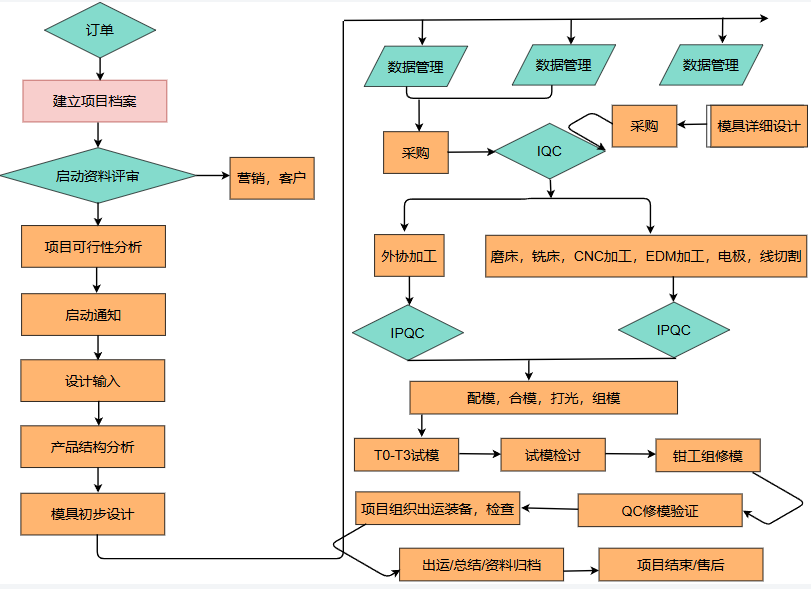
#> input picture vl/f.png, 811 x 589 px, found by its file name
$ python flowchart_recogintion5.py
#> lines starting #> are read from the running program, lines starting #| are printed output that depends on the picture; after the words box and inside, x2 and y2 are one past the last pixel; in counts of white or black regions, pixels touching at a corner belong together
#> in process_image, self.current_image is the input picture: shape (589, 811, 3); mean B, G, R 213.6, 227.4, 237.3
import cv2
import numpy as np
import pytesseract
import logging
from datetime import datetime
import os

pytesseract.pytesseract.tesseract_cmd =r'D:\tools\Tesseract-OCR\tesseract.exe'

class FlowchartRecognizer:
    def __init__(self):
        self.min_area = 500  # 最小形状面积
        self.min_line_length = 30  # 最小线长
        self.max_line_gap = 10  # 最大线段间隙
        self.min_perimeter = 60  # 最小周长
        self.shapes = []  # 存储识别到的形状
        self.current_image = None
        self.processed_image = None

    def preprocess_image(self, image):
        """增强的图像预处理"""
        try:
            # 转换为灰度图
            gray = cv2.cvtColor(image, cv2.COLOR_BGR2GRAY)
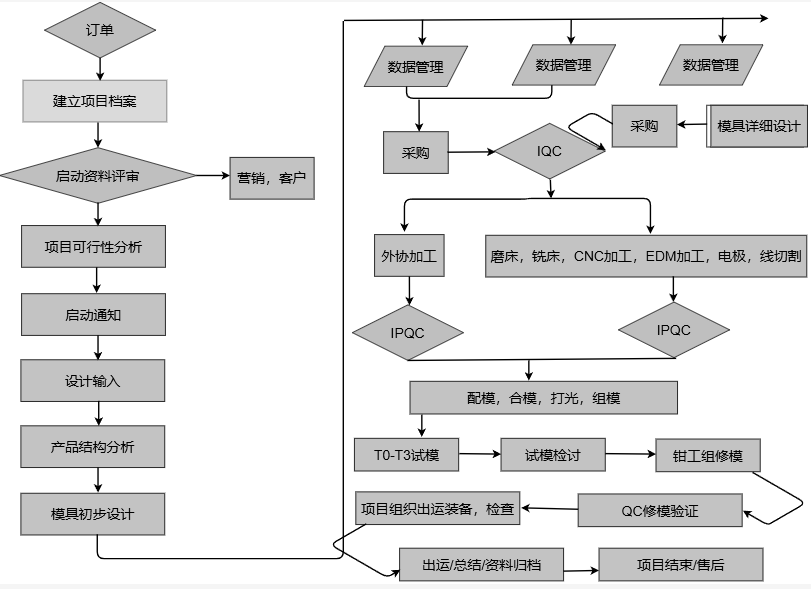
#> gray: shape (589, 811); min 0, max 255, mean 228.7

            # 高斯模糊以减少噪声
            blurred = cv2.GaussianBlur(gray, (5, 5), 0)
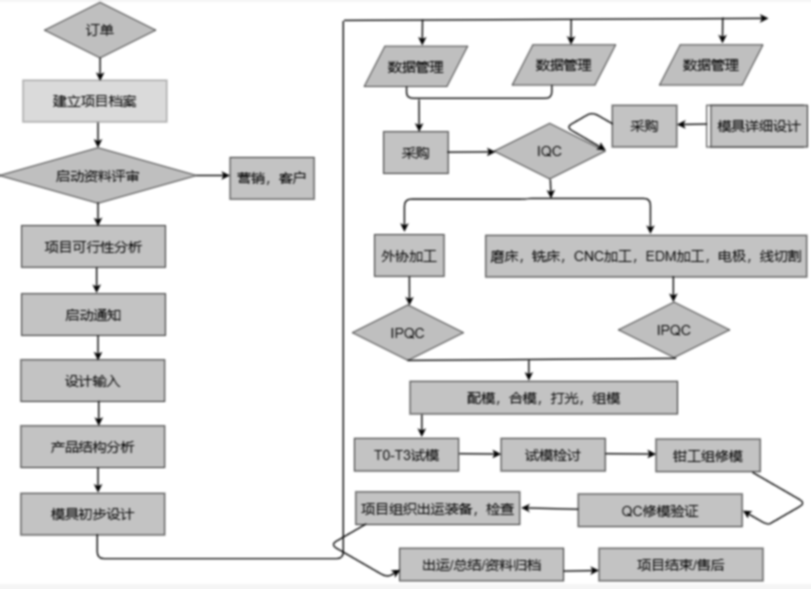
#> blurred: shape (589, 811); min 9, max 255, mean 228.7

            # 自适应阈值处理
            thresh = cv2.adaptiveThreshold(
                blurred,
                255,
                cv2.ADAPTIVE_THRESH_GAUSSIAN_C,
                cv2.THRESH_BINARY_INV,
                11,
                2
            )
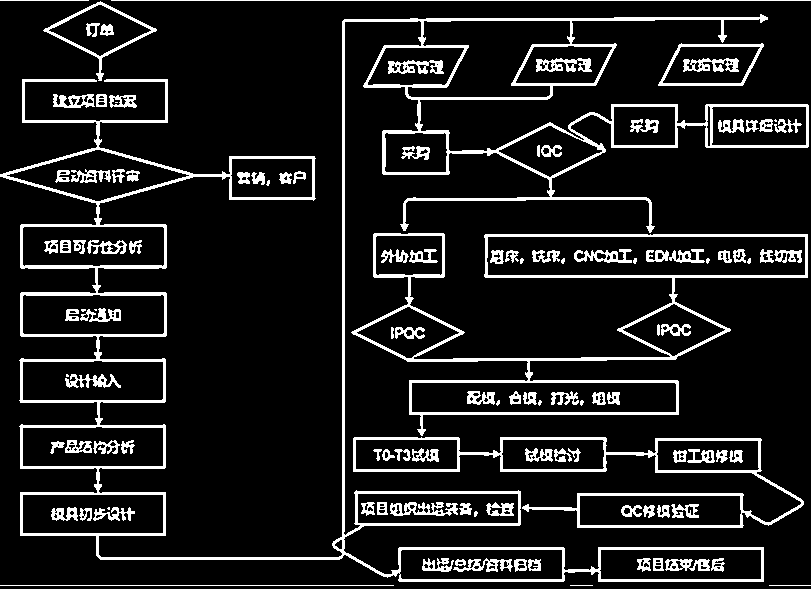
#> thresh: shape (589, 811); 11.5% white; 116 white regions (16 under 20 px), largest, box (x1, y1, x2, y2) and area: (0, 14, 809, 582) 24100, (351, 233, 808, 436) 7320, (353, 437, 804, 528) 4474

            # 形态学操作
            kernel = np.ones((3,3), np.uint8)
            # 闭运算填充小孔
            morph = cv2.morphologyEx(thresh, cv2.MORPH_CLOSE, kernel)
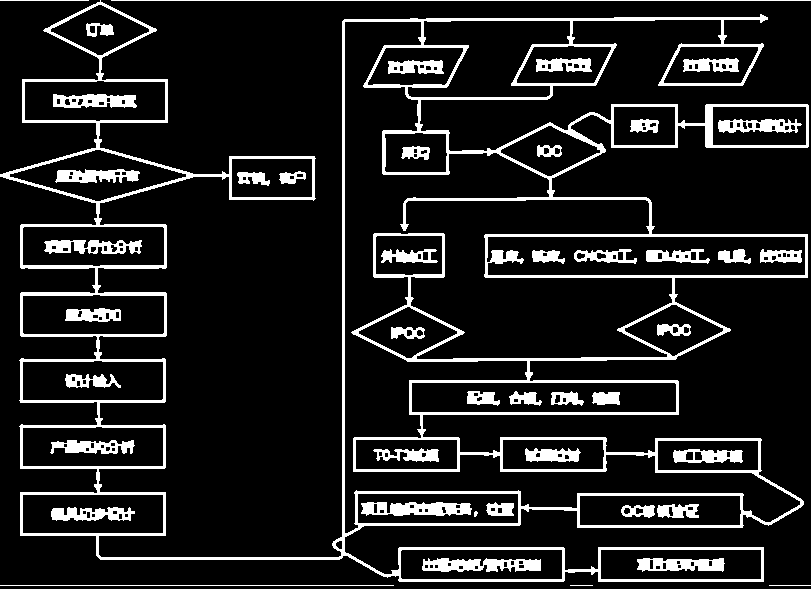
#> morph: shape (589, 811); 12.4% white; 45 white regions (1 under 20 px), largest, box (x1, y1, x2, y2) and area: (0, 0, 809, 582) 38225, (422, 558, 541, 572) 1171, (361, 502, 472, 516) 1160
            # 开运算去除小噪点
            morph = cv2.morphologyEx(morph, cv2.MORPH_OPEN, kernel)
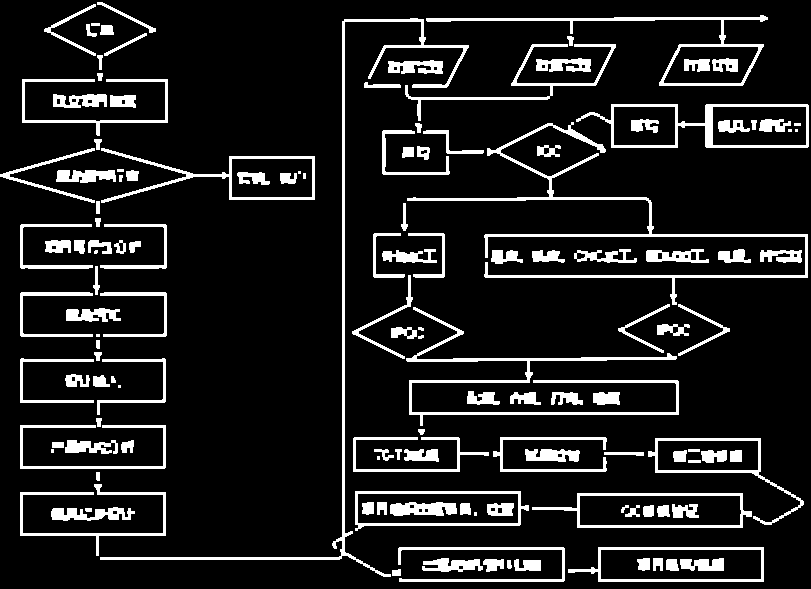
#> morph: shape (589, 811); 11.7% white; 140 white regions (12 under 20 px)

            return morph

        except Exception as e:
            logging.error(f"Error in preprocess_image: {str(e)}")
            return None

    def detect_shapes(self):
        """检测图像中的形状"""
        try:
            # 查找轮廓
            contours, hierarchy = cv2.findContours(
                self.processed_image,
                cv2.RETR_EXTERNAL,
                cv2.CHAIN_APPROX_SIMPLE
            )
#> contours = 107 contours, 12 with area under 20; largest, box (x1, y1, x2, y2) and area: (576, 104, 809, 148) 7416, (532, 493, 752, 528) 5749, (568, 547, 764, 582) 5690, (355, 491, 529, 531) 5651, (426, 15, 768, 86) 4314

            self.shapes = []

            for contour in contours:
                # 计算面积和周长
                area = cv2.contourArea(contour)
                peri = cv2.arcLength(contour, True)

                # 忽略太小的区域
                if area < self.min_area or peri < self.min_perimeter:
                    continue

                # 获取近似多边形
                approx = cv2.approxPolyDP(contour, 0.02 * peri, True)

                # 获取轮廓的基本属性
                x, y, w, h = cv2.boundingRect(contour)

                # 创建形状信息字典
                shape_info = {
                    'type': 'Unknown',
                    'position': (x, y, w, h),
                    'points': approx.reshape(-1, 2).tolist(),
                    'area': area,
                    'perimeter': peri
                }

                # 提取形状内的文本
                roi = self.current_image[y:y+h, x:x+w]
                text = self.extract_text(roi)
                shape_info['text'] = text

                # 识别形状类型
                shape_info['type'] = self.identify_shape(contour, approx)

                self.shapes.append(shape_info)
#> this loop made 6 passes
#> (area, peri) on passes 1 to 5: (42.5, 27.41), (26.5, 22.24), (213.5, 89.9), (170.5, 68.73), (483.5, 198.5)
#> (area, peri, x, y, w, h) on pass 6: (5690.5, 462.7, 568, 547, 196, 35)
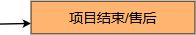
#> roi: shape (35, 196, 3); mean B, G, R 126.5, 174.8, 226.6
#> after the loop, self.shapes = []
#> (the call stopped at in extract_text, `text = pytesseract.image_to_string( binary, lang='eng+chi_sim', config..`: pytesseract is not available in this run)

        except Exception as e:
            logging.error(f"Error in detect_shapes: {str(e)}")

    # [55 lines left out: function identify_shape, not called in this run]

    def extract_text(self, image):
        """从图像区域提取文本"""
        try:
            # 转换为灰度图
            gray = cv2.cvtColor(image, cv2.COLOR_BGR2GRAY)

            # 二值化
            _, binary = cv2.threshold(
                gray,
                0,
                255,
                cv2.THRESH_BINARY_INV + cv2.THRESH_OTSU
            )

            # 使用Tesseract进行OCR
            text = pytesseract.image_to_string(
                binary,
                lang='eng+chi_sim',
                config='--psm 6'
            ).strip()

            return text

        except Exception as e:
            logging.error(f"Error in extract_text: {str(e)}")
            return ""

    # [34 lines left out: function draw_shape, not called in this run]

    def group_lines(self, lines):
        """对线条进行分组"""
        straight_lines = []
        polylines = []
        double_polylines = []
        orthogonal_lines = []

        for line in lines:
            if line.line_type == "straight":
                straight_lines.append(line)
            elif line.line_type == "polyline":
                polylines.append(line)
            elif line.line_type == "double_polyline":
                double_polylines.append(line)
            elif line.line_type == "orthogonal":
                orthogonal_lines.append(line)

        return {
            'straight': straight_lines,
            'polyline': polylines,
            'double_polyline': double_polylines,
            'orthogonal': orthogonal_lines
        }

    class Line:
        # [15 lines left out: functions __init__, length, not called in this run]

    def detect_lines(self, processed_image):
        """检测所有类型的线条"""
        try:
            lines = []

            # 1. 检测直线
            straight_lines = cv2.HoughLinesP(
                processed_image,
                rho=1,
                theta=np.pi/180,
                threshold=30,
                minLineLength=self.min_line_length,
                maxLineGap=self.max_line_gap
            )
#> straight_lines = 563 rows, first 6: [485, 277, 807, 277], [343, 555, 343, 21], [637, 559, 723, 559], [120, 557, 290, 559], [577, 493, 742, 493], [58, 492, 143, 494]

            if straight_lines is not None:
                for line in straight_lines:
                    x1, y1, x2, y2 = line[0]
                    new_line = Line((x1, y1), (x2, y2), "straight")
                    # 检查线条样式
                    new_line.line_style = self.detect_line_style(
                        processed_image,
                        [(x1, y1), (x2, y2)]
                    )
                    new_line.text = self.extract_line_text(self.current_image, new_line)
                    lines.append(new_line)
#> this loop made 1 pass
#> after the loop, lines = []

            # 2. 检测其他类型的线条
            contours, _ = cv2.findContours(
                processed_image,
                cv2.RETR_LIST,
                cv2.CHAIN_APPROX_SIMPLE
            )

            for contour in contours:
                peri = cv2.arcLength(contour, False)
                area = cv2.contourArea(contour)

                if peri < self.min_line_length or area > peri * 3:
                    continue

                approx = cv2.approxPolyDP(contour, 0.02 * peri, False)
                points = approx.reshape(-1, 2)

                if 2 <= len(points) <= 10:
                    line_type = self.detect_line_type(points)
                    new_line = Line(points[0], points[-1], line_type)
                    new_line.points = points.tolist()
                    new_line.line_style = self.detect_line_style(
                        processed_image,
                        points.tolist()
                    )
                    new_line.text = self.extract_line_text(self.current_image, new_line)
                    lines.append(new_line)

            return lines

        except Exception as e:
            logging.error(f"Error in detect_lines: {str(e)}")
            return []

    # [61 lines left out: function detect_line_style, not called in this run]

    def process_image(self, image_path):
        """处理图像并识别流程图元素"""
        try:
            # 读取和预处理图像
            self.current_image = cv2.imread(image_path)
            if self.current_image is None:
                raise ValueError("Could not read image")

            self.processed_image = self.preprocess_image(self.current_image)
            if self.processed_image is None:
                raise ValueError("Image preprocessing failed")

            # 创建结果图像
            result_image = self.current_image.copy()

            # 检测形状
            self.detect_shapes()

            # 检测线条
            lines = self.detect_lines(self.processed_image)
#> lines = []
            grouped_lines = self.group_lines(lines)
#> grouped_lines = {'straight': [], 'polyline': [], 'double_polyline': [], 'orthogonal': []}

            # 绘制形状
            for shape in self.shapes:
                self.draw_shape(result_image, shape)
#> this loop made 0 passes

            # 绘制线条
            line_colors = {
                'straight': (0, 255, 0),
                'polyline': (255, 0, 0),
                'double_polyline': (0, 0, 255),
                'orthogonal': (255, 255, 0)
            }

            for line_type, line_group in grouped_lines.items():
                for i, line in enumerate(line_group):
                    color = line_colors.get(line_type, (0, 255, 0))
                    self.draw_line(result_image, line, color)
#> this loop made 4 passes

            # 保存结果
            timestamp = datetime.now().strftime("%Y%m%d_%H%M%S")
            output_path = f'output/flowchart_result_{timestamp}.png'
            os.makedirs('output', exist_ok=True)
            cv2.imwrite(output_path, result_image)

            # 保存识别结果
            self.lines = grouped_lines
#> self.lines has the same summary as grouped_lines

            print(f"\nResults saved to: {output_path}")
            return True

        except Exception as e:
            logging.error(f"Error in process_image: {str(e)}")
            return False

    def display_results(self):
        """显示识别结果"""
        print("\n=== Flowchart Recognition Results ===")

        # 显示形状信息
        print("\nShapes:")
        for i, shape in enumerate(self.shapes, 1):
            print(f"\nShape {i}:")
            print(f"Type: {shape['type']}")
            print(f"Position: {shape['position']}")
            if shape['text']:
                print(f"Text: {shape['text']}")

        # 显示线条信息
        if hasattr(self, 'lines'):
            print("\nLines:")
            for line_type, line_group in self.lines.items():
                print(f"\n{line_type.capitalize()} Lines:")
                for i, line in enumerate(line_group, 1):
                    print(f"\nLine {i}:")
                    print(f"Type: {line.line_type}")
                    print(f"Style: {line.line_style}")
                    print(f"Start point: {tuple(line.start_point)}")
                    print(f"End point: {tuple(line.end_point)}")
                    if line.text:
                        print(f"Text: {line.text}")

if __name__ == "__main__":
    # 设置日志
    logging.basicConfig(
        level=logging.INFO,
        format='%(asctime)s - %(levelname)s - %(message)s'
    )

    # 创建识别器实例
    recognizer = FlowchartRecognizer()

    # 处理图像
    image_path = 'D:\\workspaces\\python_projects\\ai_demo\\vl\\f.png'  # 替换为实际的图像路径
    if recognizer.process_image(image_path):
        recognizer.display_results()
    else:
        print("Failed to process image")

$ run again, with vl/b.png copied over vl/f.png
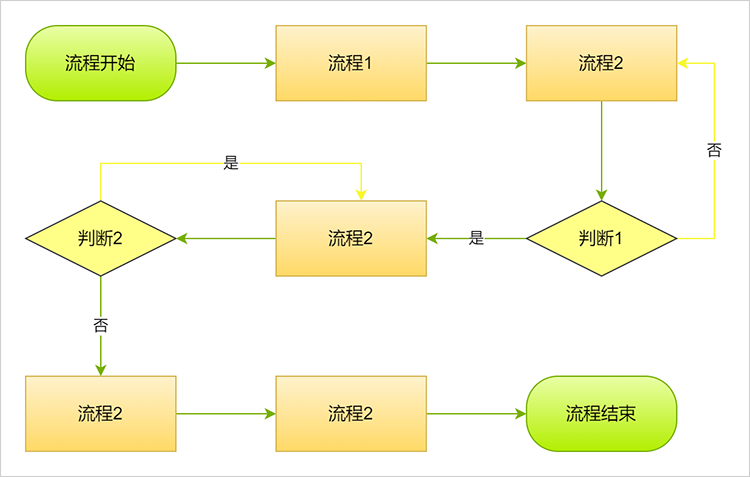
#> input picture vl/b.png, 750 x 477 px, found by its file name
#> in process_image, self.current_image is the input picture: shape (477, 750, 3); mean B, G, R 220.4, 246.8, 248.2
#> in preprocess_image, `thresh = cv2.adaptiveThreshold( blurred, 255, cv2.ADAPTIVE_THRESH_GAUS..`:
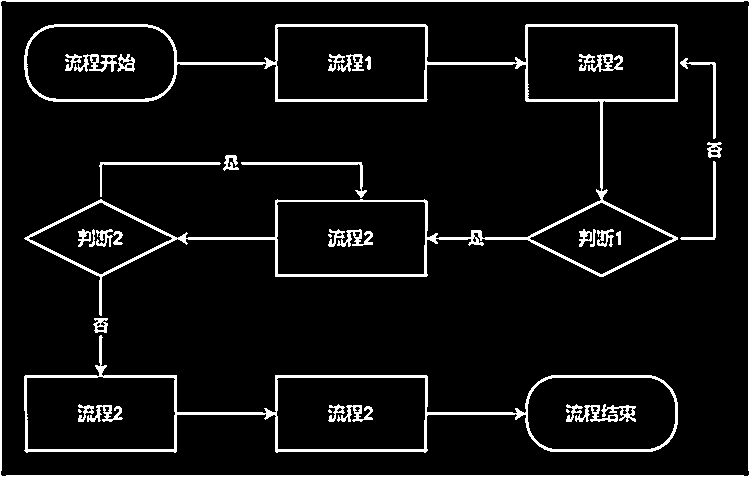
#> thresh: shape (477, 750); 6.9% white; 40 white regions (7 under 20 px), largest, box (x1, y1, x2, y2) and area: (24, 24, 678, 316) 8962, (0, 0, 750, 477) 4860, (24, 335, 678, 453) 4648
#> in preprocess_image, `morph = cv2.morphologyEx(morph, cv2.MORPH_OPEN, kernel)`:
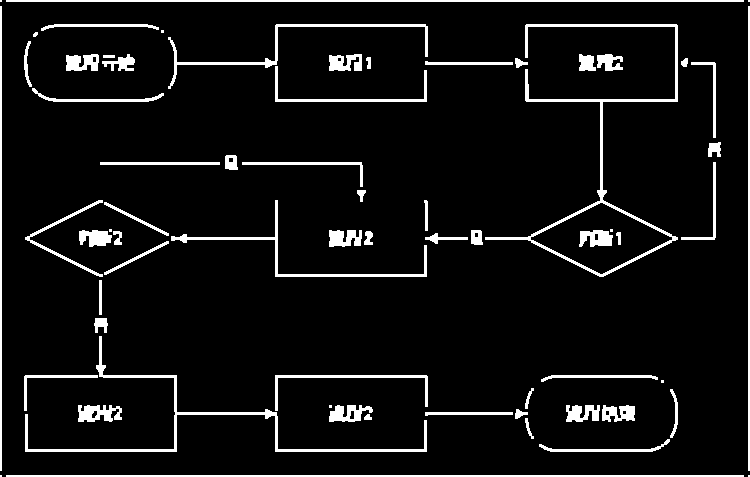
#> morph: shape (477, 750); 7% white; 67 white regions (10 under 20 px)
#> contours = 64 contours, 9 with area under 20; largest, box (x1, y1, x2, y2) and area: (485, 24, 678, 277) 7192, (25, 336, 427, 452) 1448, (168, 24, 428, 89) 775, (171, 200, 427, 277) 755, (6, 475, 744, 477) 737
#> the loop in detect_shapes, `for contour in contours:` made 2 passes
#> (contour, area, peri, approx, x, y, w, h) on pass 2: ([[6, 475], [6, 476], [743, 476], [743, 475]], 737, 1476, [[6, 475], [743, 476]], 6, 475, 738, 2)
#> after the loop in detect_shapes, `for contour in contours:`: self.shapes = []
#> in detect_lines, `straight_lines = cv2.HoughLinesP( processed_image, rho=1, theta=np.pi/..`: straight_lines = 241 rows, first 6: [0, 0, 749, 0], [0, 475, 749, 475], [0, 1, 749, 1], [0, 476, 749, 476], [749, 470, 749, 6], [25, 449, 176, 449]
#> the loop in detect_lines, `for line in straight_lines:` made 1 pass
#> after the loop in detect_lines, `for line in straight_lines:`: lines = []
#> grouped_lines = {'straight': [], 'polyline': [], 'double_polyline': [], 'orthogonal': []}
#> the loop in process_image, `for line_type, line_group in grouped_lines.items():` made 4 passes
#> self.lines has the same summary as grouped_lines
#> the loop in display_results, `for line_type, line_group in self.lines.items():` made 4 passes
#> (printed output is left out)

$ run again, with vl/c.png copied over vl/f.png
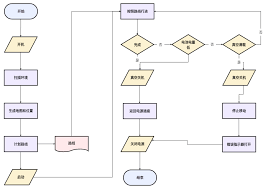
#> input picture vl/c.png, 267 x 189 px, found by its file name
#> in process_image, self.current_image is the input picture: shape (189, 267, 3); mean B, G, R 245.5, 245.6, 246.5
#> in preprocess_image, `thresh = cv2.adaptiveThreshold( blurred, 255, cv2.ADAPTIVE_THRESH_GAUS..`:
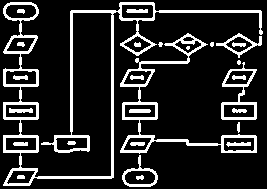
#> thresh: shape (189, 267); 15.8% white; 27 white regions (4 under 20 px), largest, box (x1, y1, x2, y2) and area: (3, 2, 263, 186) 4141, (120, 33, 257, 154) 1747, (221, 62, 257, 120) 558
#> in preprocess_image, `morph = cv2.morphologyEx(morph, cv2.MORPH_OPEN, kernel)`:
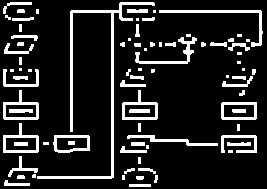
#> morph: shape (189, 267); 14.4% white; 81 white regions (24 under 20 px)
#> contours = 76 contours, 40 with area under 20; largest, box (x1, y1, x2, y2) and area: (37, 2, 155, 179) 943, (3, 123, 39, 153) 619, (122, 90, 158, 120) 618, (3, 90, 39, 120) 618, (221, 102, 257, 120) 594
#> the loop in detect_shapes, `for contour in contours:` made 20 passes
#> (area, peri) on passes 2, 3, 6, 8, 11, 13, 15, 18: (58, 58.83), (20, 18.83), (20, 18.83), (33, 41.66), (96, 96.14), (63.5, 62.24), (55, 53.66), (169, 168.5)
#> after the loop in detect_shapes, `for contour in contours:`: self.shapes = []
#> in detect_lines, `straight_lines = cv2.HoughLinesP( processed_image, rho=1, theta=np.pi/..`: straight_lines = 79 rows, first 6: [111, 42, 113, 177], [70, 11, 261, 11], [70, 12, 261, 12], [222, 135, 255, 135], [70, 36, 72, 151], [8, 176, 124, 176]
#> the loop in detect_lines, `for line in straight_lines:` made 1 pass
#> after the loop in detect_lines, `for line in straight_lines:`: lines = []
#> grouped_lines = {'straight': [], 'polyline': [], 'double_polyline': [], 'orthogonal': []}
#> the loop in process_image, `for line_type, line_group in grouped_lines.items():` made 4 passes
#> self.lines has the same summary as grouped_lines
#> the loop in display_results, `for line_type, line_group in self.lines.items():` made 4 passes
#> (printed output is left out)
